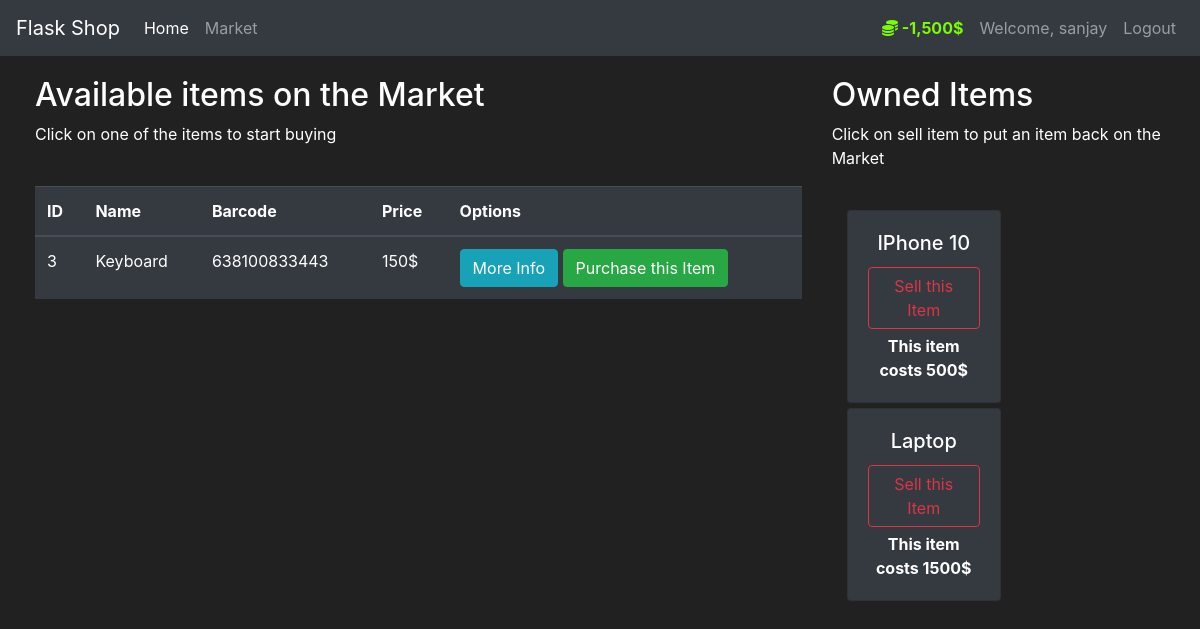
/market (signed in), run on an earlier commit of the app's database.
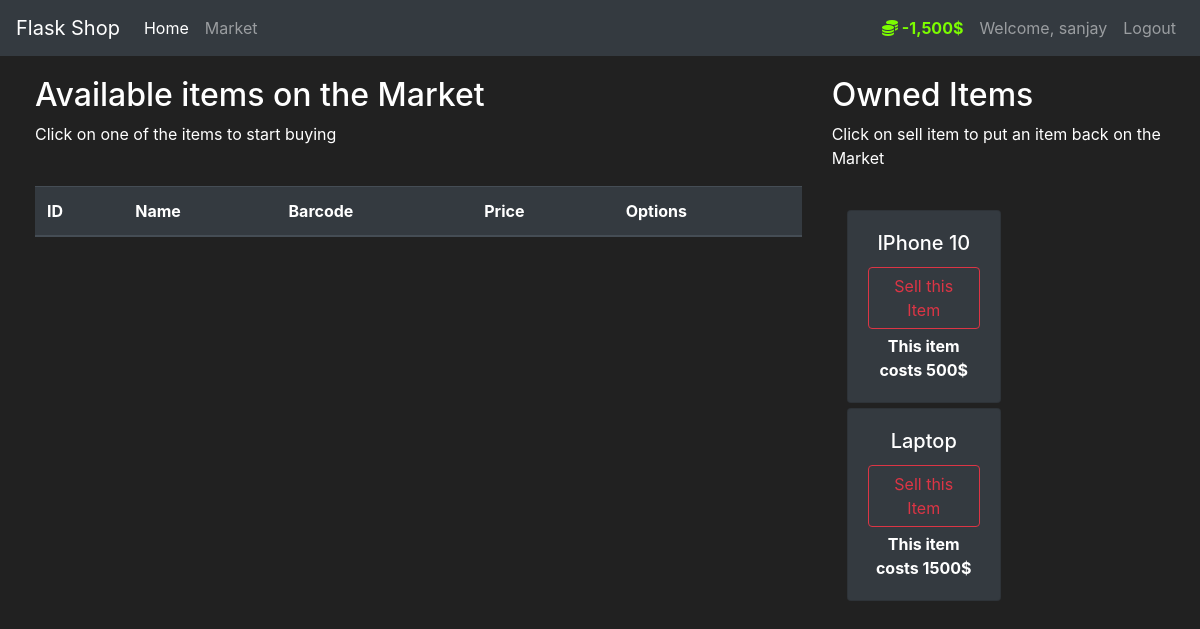
And on a later commit of the database.
### Market/models.py (models this page shows, shortened)
class User(db.Model, UserMixin):
    id = db.Column(db.Integer(), primary_key=True)
    username = db.Column(db.String(length=30), nullable=False, unique=True)
    email_address = db.Column(db.String(length=50), nullable=False, unique=True)
    password_hash = db.Column(db.String(length=60), nullable=False)
    budget = db.Column(db.Integer(), nullable=False, default=1000)
    items = db.relationship('Item', backref='owned_user', lazy=True)
    @property
    def prettier_budget(self):
        if len(str(self.budget)) >= 4:
            return f"{str(self.budget)[:-3]},{str(self.budget)[-3:]}$"
        else:
            return f"{self.budget}$"
    @property
    def password(self):
        raise AttributeError("Password is write-only.")

class Item(db.Model):
    id = db.Column(db.Integer(), primary_key=True)
    name = db.Column(db.String(length=30), nullable=False, unique=True)
    price = db.Column(db.Integer(), nullable=False)
    barcode = db.Column(db.String(length=12), nullable=False, unique=True)
    description = db.Column(db.String(length=1024), nullable=False, unique=True)
    owner = db.Column(db.Integer(), db.ForeignKey('user.id'))

### Market/route.py (the view, shortened to what this page needs)
@app.route('/market', methods=['GET', 'POST'])
@login_required
def market_page():
    purchase_form = PurchaseItemForm()
    selling_form = SellItemForm()
    if request.method == 'GET':
        items = Item.query.filter_by(owner=None)
        owned_items = Item.query.filter_by(owner=current_user.id)
        return render_template('market.html', items=items, purchase_form=purchase_form, owned_items=owned_items, selling_form=selling_form)

### Market/models.py (called while the page is built)
@login_manager.user_loader
def load_user(user_id):
    return User.query.get(int(user_id))

### Market/templates/market.html (shortened to what this page needs)
{% extends 'base.html' %}
{% block content %}
<div class="row" style="margin-top:20px; margin-left:20px">
   <div class="col-8">
       <h2>Available items on the Market</h2>
       <p>Click on one of the items to start buying</p>
       <br>
      <table class="table table-hover table-dark">
         <thead>
            <tr>
               <th scope="col">ID</th>
               <th scope="col">Name</th>
               <th scope="col">Barcode</th>
               <th scope="col">Price</th>
               <th scope="col">Options</th>
            </tr>
         </thead>
         <tbody>
            {% for item in items %}
            <tr>
               <td>{{ item.id }}</td>
               <td>{{ item.name }}</td>
               <td>{{ item.barcode }}</td>
               <td>{{ item.price }}$</td>
               <td>
                  <button class="btn btn-outline btn-info" data-toggle="modal" data-target="#Modal-MoreInfo-{{ item.id }}">More Info</button>
                  <button class="btn btn-outline btn-success" data-toggle="modal" data-target="#Modal-PurchaseConfirm-{{ item.id }}">Purchase this Item</button>
               </td>
            </tr>
            {% endfor %}
         </tbody>
      </table>
   </div>
   <div class="col-4">
        <h2>Owned Items</h2>
        <p>Click on sell item to put an item back on the Market</p>
        <br>
       <div>
          {% for owned_item in owned_items %}
            <div class="col-md-6">
               <div style="margin-bottom: 5px" class="card text-center bg-dark">
                      <div class="card-body">
                          <h5 class="card-title">{{ owned_item.name }}</h5>
                          <button type="button" class="btn btn-outline-danger" style="margin-bottom: 5px"
                                  data-toggle="modal" data-target="#Modal-SellingConfirm-{{ owned_item.id }}">
                              Sell this Item
                          </button>
                          <p class="card-text"><strong>
                              This item costs {{ owned_item.price }}$
                          </strong></p>
                      </div>
               </div>
            </div>
          {% endfor %}
       </div>
   </div>
</div>
{% endblock %}

### Market/templates/base.html (shortened to what this page needs)
<!doctype html>
<html lang="en">
   <head>
      <link rel="stylesheet" href="https://cdn.jsdelivr.net/npm/bootstrap@4.5.3/dist/css/bootstrap.min.css">
   </head>
   <body>
    <nav class="navbar navbar-expand-md navbar-dark bg-dark">
      <a class="navbar-brand" href="#">Flask Shop</a>
      <div class="collapse navbar-collapse" id="navbarNav">
        <ul class="navbar-nav mr-auto">
            <li class="nav-item active">
                <a class="nav-link" href="{{ url_for('home_page') }}">Home <span class="sr-only">(current)</span></a>
            </li>
            <li class="nav-item">
                <a class="nav-link" href="{{ url_for('market_page') }}">Market</a>
            </li>
        </ul>
          {% if current_user.is_authenticated %}
            <ul class="navbar-nav">
                <li class="nav-item">
                    <a class="nav-link" style="color: lawngreen; font-weight: bold">
                        <i class="fas fa-coins"></i>
                        {{ current_user.prettier_budget }}
                    </a>
                </li>
                <li class="nav-item">
                    <a class="nav-link">Welcome, {{ current_user.username }}</a>
                </li>
                <li class="nav-item">
                    <a class="nav-link" href="{{ url_for('logout_page') }}">Logout</a>
                </li>
            </ul>
          {% endif %}
      </div>
    </nav>
      {% block content %}
      {% endblock %}
   </body>
</html>

### Market/templates/base.html (style rules this page uses)
body { background-color: #212121; color: white }

What changed in the data, as far as the page shows it:
no longer on this page (row edited): Item: id "3", name "Keyboard", barcode "638100833443", price "150", shown under "Available items on the Market"
